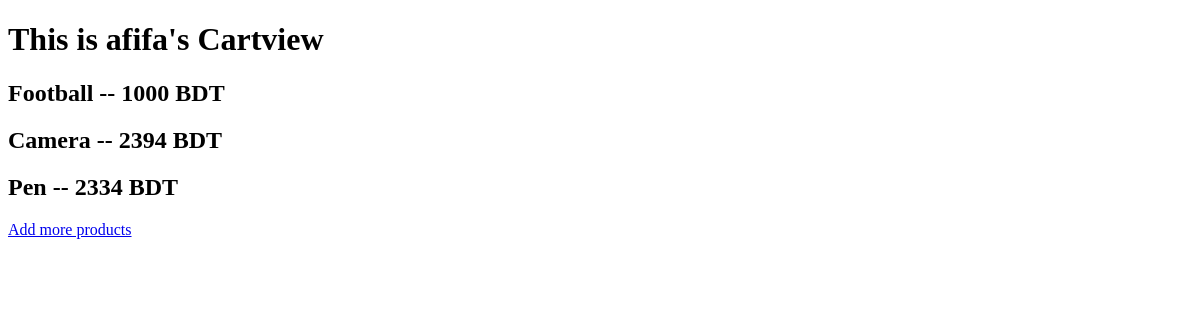
Before: /cart/ (signed in) with the older database file.
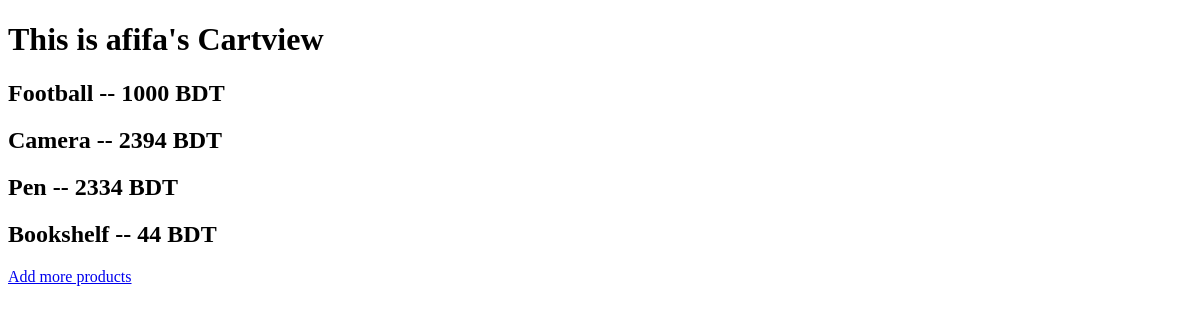
After: the same page with the newer database file.
### home/models.py (models this page shows, shortened)
class Product(models.Model):
    product_name = models.CharField(max_length = 50)
    price = models.IntegerField(default=50)
    product_image = models.ImageField(upload_to = 'product_image/', blank=True, null=True)
    seller_name = models.CharField(max_length = 50)
    cart = models.ForeignKey(CartItem, on_delete=models.CASCADE, null = True)

### cart/views.py (the view)
# urls.py: path("", views.cart_views, name = "cart_view")
def cart_views(request):
    if request.user.is_authenticated:
        current_user = request.user
        current_user_profile = UserProfile.objects.get(user = current_user)
        cart_item, created =  CartItem.objects.get_or_create(profile = current_user_profile)
        products = Product.objects.filter(cart = cart_item)
        context = {
            "products" : products,
            "username" : current_user.username,
            "first_name" : current_user.first_name,
            "last_name" : current_user.last_name
        }
    return render(request, "cart/cart_view.html", context)

### cart/templates/cart/cart_view.html
{% extends "cart/base.html"%} {% block content %}
<h1>This is {{first_name}} {{last_name}} {{username}}'s Cartview</h1>
{% for product in products %}
<h2> {{product.product_name}} -- {{product.price}} BDT </h3>
{% endfor %}
<a href="/home"> Add more products </a>
{% endblock %}

Changed rows visible on the page:
now on this page (row edited): Product: product_name "Bookshelf", price "44"
